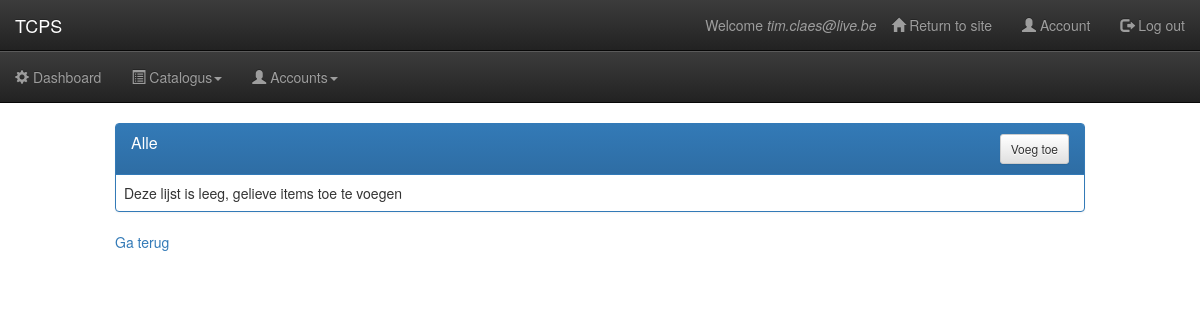
Before: /products/dashboard/subcategorie/list/ (signed in) with the older database file.
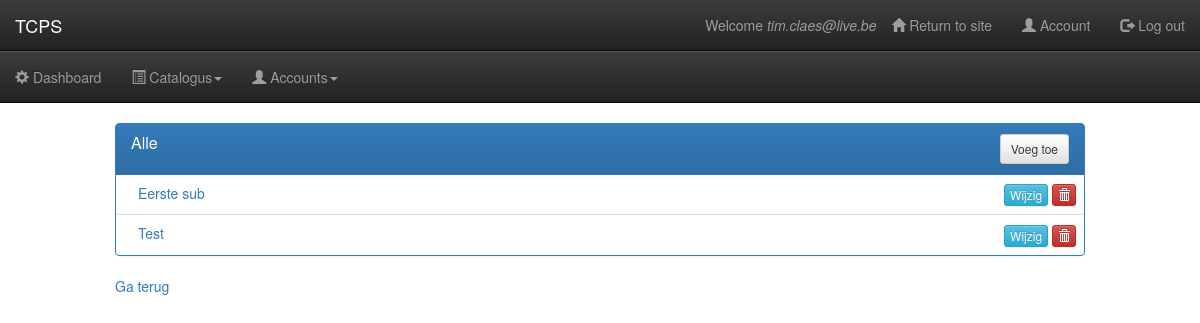
After: the same page with the newer database file.
### catalogue/models.py (models this page shows)
class SubCategory(models.Model):
	name = models.CharField(_('Name'), max_length=255, unique=True)
	description = models.TextField(_('Description'), null=True, blank=True)
	parent_category = models.ForeignKey(Category, verbose_name='Parent Category', related_name='subcategories')
	suppliers = models.ManyToManyField('Supplier', related_name='categories')
	subcategories = models.Manager
	class Meta:
		app_label = 'catalogue'
		verbose_name = _('Subcategory')
		verbose_name_plural = _('Subcategories')
	def __unicode__(self):
		return self.name
	def __str__(self):
		return self.name

### catalogue/views.py (the view)
class SubCategoryListView(ListView):
	model = SubCategory
	context_object_name = 'item_list'
	template_name = 'item_list.html'
	def get_context_data(self, **kwargs):
		ctx = super(SubCategoryListView, self).get_context_data(**kwargs)
		ctx['modelname'] = 'subcategorie'
		return ctx

### catalogue/templates/item_list.html (shortened to what this page needs)
{% extends 'dashboard_layout.html' %}
{% load staticfiles crispy_forms_tags %}
{% block content %}
<div class="container-fluid">
	<div class="row">
		<div class="col-md-10 col-md-offset-1">
			<div class="panel panel-primary">
				<div class="panel-heading clearfix">
					<h5 class="panel-title pull-left">Alle {{ item_list.0.get_verbose_name_plural }}</h5>
					<div class="pull-right">
                        <a href="/products/dashboard/{{ modelname | lower }}/new/" class="btn btn-default btn-sm">Voeg toe</a>
                	</div>
				</div>
                <table class="table table-hover">
                    <tbody>
                    	{% for item in item_list %}
                        <tr>
                            <td>
                                &emsp;<a href="#">{{ item.name | capfirst }}</a>
                            </td>
                            <td class="text-right text-nowrap">
                            	<a class="btn btn-info btn-xs" href="/products/dashboard/{{ modelname }}/update/{{ item.slug }}" role="button">Wijzig</a>
                            	<a id="item-{{ item.slug }}" class="btn btn-danger btn-xs modalDelete" data-toggle="modal" role="button" data-target="#myModaal">
                            		<span class="glyphicon glyphicon-trash"></span>
                        		</a>
                            </td>
                        </tr>
                        {% empty %}
                        	<tr>
                        		<td>
                        			Deze lijst is leeg, gelieve items toe te voegen
                        		</td>
                        	</tr>
                    	{% endfor %}
                    </tbody>
                </table>
			</div>
		</div>
	</div>
	<div class="row">
		<div class="col-md-10 col-md-offset-1">
			<a href="{{request.META.HTTP_REFERER}}">Ga terug</a>
		</div>
	</div>
</div>
{% endblock content %}

Changed rows visible on the page:
added SubCategory: name "Eerste sub"
added SubCategory: name "Test"
Other visible differences:
text no longer shown: "Deze lijst is leeg, gelieve items toe te voegen"
